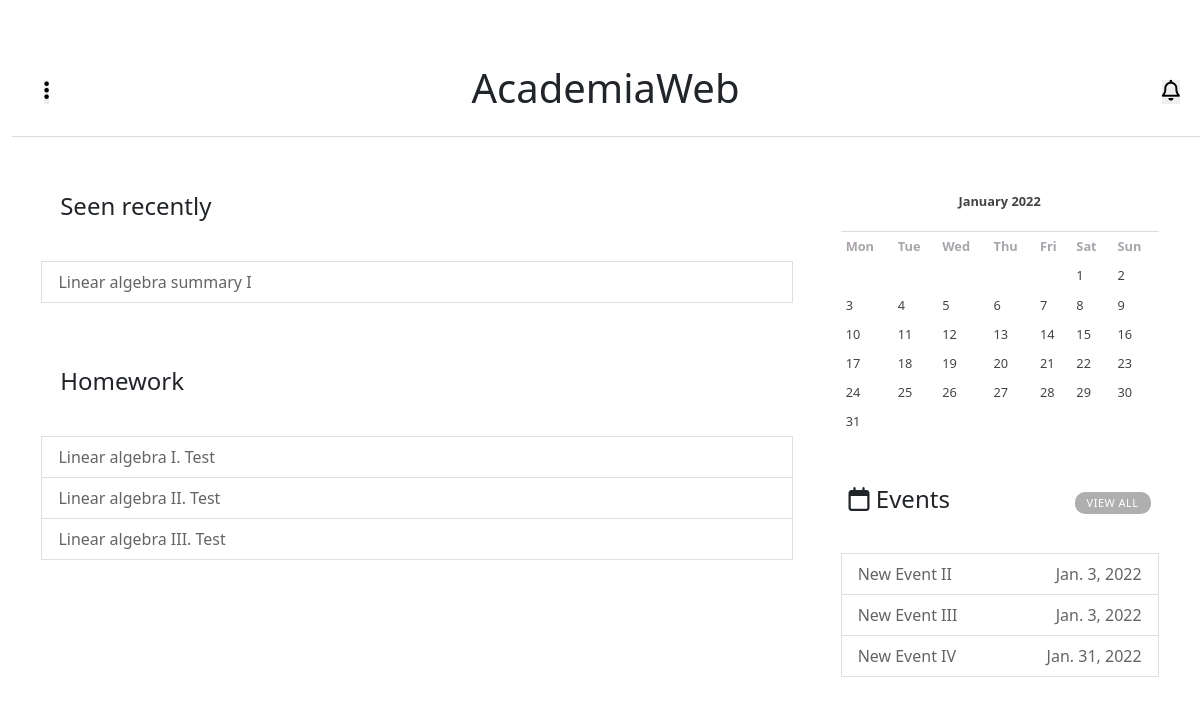
Page /academiaweb/home/ (signed in) on the committed database.
### main_app/models.py (models this page shows, shortened)
class History(models.Model):
    student     = models.ForeignKey(to='users.Students',on_delete=models.CASCADE)
    content_id  = models.ForeignKey(Content,on_delete=models.CASCADE)
    topic_id    = models.ForeignKey(Topic,on_delete=models.CASCADE)
    course_id   = models.ForeignKey(Courses,on_delete=models.CASCADE)
    seen        = models.DateTimeField(auto_now_add=timezone.now())
    def __str__(self):
        return f"{self.content_id.name}"

class Content(models.Model):
    id       = models.AutoField(primary_key=True)
    topic    = models.ForeignKey(Topic,on_delete=models.CASCADE)
    name     = models.CharField(max_length=50)
    field    = models.FileField(upload_to=upload_location_content)
    created  = models.DateTimeField(auto_now_add=timezone.now())
    class Meta():
        verbose_name        = 'Content'
        verbose_name_plural = 'Contents'

class School_Assignment(models.Model):
    topic    = models.ForeignKey(Topic,on_delete=models.CASCADE)
    title    = models.CharField(max_length=50)
    instructions = models.TextField()
    file     = models.FileField(upload_to=location_assignment,null=True,blank=True)
    deadline = models.DateField(null=True,blank=True)
    created  = models.DateTimeField(auto_now=datetime.datetime.now())
    def __str__(self):
        return self.title
    def get_absolute_url(self):
        return f"academiaweb/courses/{self.topic.course.id}/topic/{self.topic.id}/assignments/{self.id}"

class Events(models.Model):
    id          = models.AutoField(primary_key=True)
    title       = models.CharField(max_length=50)
    message     = models.TextField()
    event_date  = models.DateField()
    year        = models.ForeignKey(SchoolYears,on_delete=models.CASCADE)
    created     = models.DateTimeField(auto_now_add=datetime.datetime.now())
    class Meta():
        verbose_name        = 'Event'
        verbose_name_plural = 'Events'

### main_app/views.py (the view)
# urls.py: path('home/',views.HomeView,name='home'),
@login_required(login_url='login')
def HomeView(request):
    calendar = GetCalendar.calendar()
    events   = Events.objects.filter(event_date__month=timezone.now().month).all()
    list1        = UserObjs.request_user(request.user)['list1']
    list2        = UserObjs.request_user(request.user)['list2']
    user_request = UserObjs.request_user(request.user)['user_request']
    context = {
                'calendar' : calendar,
                'events'   : events,
                'user_request':user_request,
                'list1'    : list1,
                'list2'    : list2
    }
    return render(request,'home.html',context)

### main_app/utils.py (called while the page is built, shortened)
    def calendar():
        year     = timezone.now().year
        month    = timezone.now().month
        calendar = HTMLCalendar().formatmonth(theyear=year,themonth=month)
        return calendar

    def request_user(user):
        user = UserAccount.objects.get(email=user)
        user_request = {}
        if user.groups.all()[0].name == 'Students':
            student = Students.objects.get(user=user)
            user_request['title1'] = 'Seen recently '
            list1  = History.objects.filter(student=student).order_by('-seen')[0:5]
            user_request['title2'] = 'Homework'
            course = Courses.objects.filter(year=student.year)
            list2  = School_Assignment.objects.filter(topic__in=Topic.objects.filter(course__in=course))[0:5]
        else:
            user_request['title1']  = 'Students'
            list1  = Students.objects.all()[0:5]
            user_request['title2']  = 'Teachers'
            list2  = Teachers.objects.all()[0:5]
        return {'user_request':user_request,'list1':list1,'list2':list2}

### users/models.py (called while the page is built)
    def __str__(self):
        return self.email

### main_app/templates/home.html (shortened to what this page needs)
{% extends 'base_home.html' %}
{% load static %}
{% block content %}
<link rel="stylesheet" href="{% static 'main_app/css/home.css' %}">
<div class="content">
    <ul class="list-group">
        <div class="first_request">
            <div class="content-title">
                <h4>{{user_request.title1}}</h4>
            </div>
            {% if list1 %}
            {% for r in list1 %}
            <li class="list-group-item">
                <a href=
                "
                {% if get_absolute_url %}
                /{{r.get_absolute_url}}
                {% else %}
                {{r.content_id.field.url}}
                {% endif %}
                "
                >
                    <p id="info1">{{r}}</p>
                </a>
            </li>
            {% endfor %}
            {% else %}
            <li class="list-group-item">No Results Found...</li>
            {% endif %}
        </div>
        <div class="second_request" style="margin: 2rem 0 0 0;">
            <div class="content-title">
                <h4>{{user_request.title2}}</h4>
            </div>
            {% if list2 %}
            {% for r in list2 %}
            <li class="list-group-item">
                <a href="/{{r.get_absolute_url}}">
                    <p id="info1">{{r}}</p>
                </a>
            </li>
            {% endfor %}
            {% else %}
            <li class="list-group-item">No Results Found...</li>
            {% endif %}
        </div>
    </ul>
    <div class="events">
        <div class="calendar">
            {{calendar|safe}}
        </div>
        <div class="content-title">
            <h4><i class="far fa-calendar"></i> Events</h4>
            <a href="{% url 'events_list' %}">View All</a>
        </div>
        {% if events %}{% for event in events %}
        <li class="list-group-item">
            <a href="{% url 'event_data' event.id  %}">
                <p id="info1">{{event.title}}</p>
                <p id="info2">{{event.event_date}}</p>
            </a>
        </li>
        {% endfor %}{% else %}
        <li class="list-group-item">
            No Results Found...
        </li>{% endif %}
    </div>
</div>
{% endblock %}

### static/main_app/css/request_list.css (style rules this page uses)
.content { width: 100%; }
.content-title { display: flex; justify-content: space-between; align-items: center; width: 95%; padding: 2rem 0 0 0; margin: auto; }
.content-title a { text-decoration: none; }
.list-group { padding: 2rem 0 0 0; }
.list-group-item a { text-decoration: none; display: flex; align-items: center; justify-content: space-between; }
.list-group-item a p { margin: 0; color: rgb(100, 100, 100); }
.list-group-item a p#info2 { display: none; }
@media (min-width:575px) { .list-group-item a p#info2 { display: block; } }
@media (min-width:1000px) { .list-group { width: 70%; } }

### static/main_app/css/home.css (style rules this page uses)
.content { padding: 0 2rem; }
.content-title { display: flex; justify-content: space-between; align-items: center; padding: 2rem 0 ; margin: auto; }
.content-title a { text-decoration: none; }
.content-title a { background: rgb(175, 175, 175); color: white; transition: all 0.2s; border-radius: 10px; margin: 0; padding: 3px 12px; font-weight: 400; font-size: 11px; text-transform: uppercase; letter-spacing: 0.5px; }
.list-group { padding: 2rem 0 0 0; }
.list-group-item a { text-decoration: none; display: flex; align-items: center; justify-content: space-between; }
.list-group-item a p { margin: 0; color: rgb(100, 100, 100); }
.events { padding: 4rem 0; width: 90%; margin: auto; }
table { font-size: .8rem; --bs-table-bg: transparent; --bs-table-accent-bg: transparent; --bs-table-striped-color: #212529; --bs-table-striped-bg: rgba(0, 0, 0, 0.05); --bs-table-active-color: #212529; --bs-table-active-bg: rgba(0, 0, 0, 0.1); --bs-table-hover-color: #212529; --bs-table-hover-bg: rgba(0, 0, 0, 0.075); width: 100%; margin-bottom: 1rem; color: #212529; vertical-align: top; border-color: #dee2e6; }
tbody tr th.month { text-align: center; padding: 0 0 20px 0; border-bottom: 1px solid #d9dadc; }
tbody tr th.mon, th.tue, th.wed, th.thu, th.fri, th.sat, th.sun { color: #AAA4AC; }
tbody tr th, tbody tr td { padding: 5px; color: #444444; }
@media (min-width:800px) { .content { display: flex; justify-content: space-between; width: 95%; margin: auto; padding: 0; } }
@media (min-width:800px) { .list-group { width: 70%; } }
@media (min-width:800px) { .events { margin: 0 0 0 3rem; width: 331px; } }

### rows in the picture
History: content_id.name "Linear algebra summary I"
School_Assignment: title "Linear algebra I. Test"
School_Assignment: title "Linear algebra II. Test"
School_Assignment: title "Linear algebra III. Test"
Events: title "New Event II", event_date "Jan. 3, 2022"
Events: title "New Event III", event_date "Jan. 3, 2022"
Events: title "New Event IV", event_date "Jan. 31, 2022"

### other values in the picture
{{ user_request.title1 }} "Seen recently"
{{ user_request.title2 }} "Homework"
{{ calendar|safe }} "January 2022 Mon Tue Wed Thu Fri Sat Sun 1 2 3 4 5 6 7 8 9 10 11 12 13 14 15 16 17 18 19 20 21 22 23 24 25 26 27 28 29 30 31"
